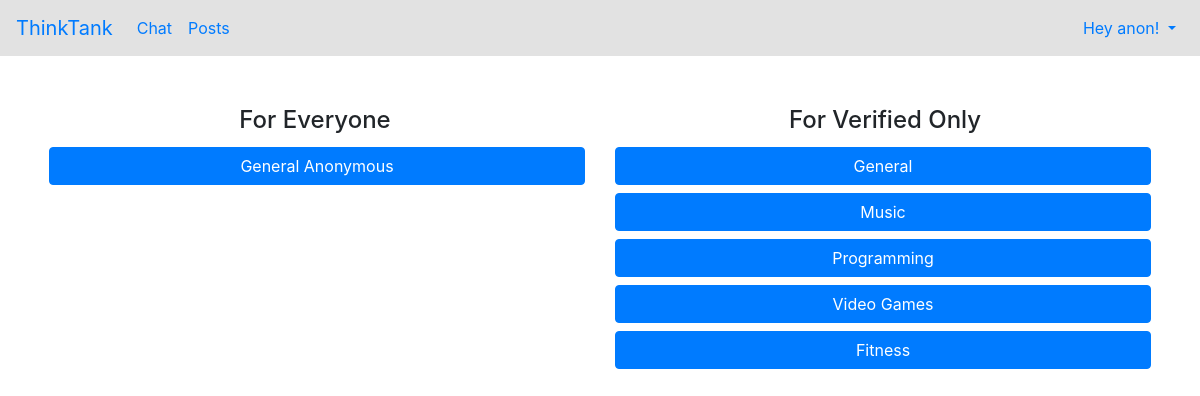
The page / on the database its author committed.
### chat/models.py (models this page shows)
class Room(models.Model):
    anonymous = models.BooleanField(default=False)
    name = models.TextField(blank=False, null=False)
    url = models.TextField(blank=False, null=False)
    class Meta:
        constraints = [
            models.UniqueConstraint(
                fields=['url', 'anonymous'],
                name='composite primary key',
            )
        ]
    def __str__(self):
        return f'{self.name}'

### chat/views.py (the view)
# urls.py: path('', HomeView.as_view(), name='home'),
class HomeView(View):
    def get(self, request: HttpRequest) -> HttpResponse:
        acs = rooms().filter(anonymous=True)
        cs = rooms().filter(anonymous=False)
        print(acs)
        print(cs)
        dictedrooms = [
            {
                'chatroom': c,
                'anonchatroom': ac,
            }
            for c, ac in zip_longest(cs, acs)
        ]
        for room in dictedrooms:
            print(f"{room['chatroom']} {room['anonchatroom']}")
        context = {
            'rooms': dictedrooms
        }
        return render(request, 'chat/main.html', context=context)

### chat/models.py (called while the page is built)
def rooms():
    return Room.objects

### templates/chat/main.html (shortened to what this page needs)
{% extends 'base.html' %}
{% block content %}
  <div class="container">
    <div class="row">
      <div class="col">
        <h4 class="w-100 text-center">For Everyone</h4>
      </div>
      <div class="col">
        <h4 class="w-100 text-center">For Verified Only</h4>
      </div>
    </div>
    {% for room in rooms %}
      <div class="row p-1">
        <div class="col">
          {% with room.anonchatroom as ac  %}
            {% if ac %}
              <a
                class="btn btn-primary w-100"
                href="{% url 'chat:anon' room=ac.url %}"
              >{{ ac.name }}</a>
            {% endif %}
          {% endwith %}
        </div>
        <div class="col">
          {% with room.chatroom as c %}
            {% if c %}
              <a
                class="btn btn-primary w-100"
                href="{% url 'chat:room' room=c.url %}"
              >{{ c.name }}</a>
            {% endif %}
          {% endwith %}
        </div>
      </div>
    {% endfor %}
  </div>
{% endblock %}

### rows shown on the page
Room: anonchatroom.name "General Anonymous", chatroom.name "General"
Room: chatroom.name "Music"
Room: chatroom.name "Programming"
Room: chatroom.name "Video Games"
Room: chatroom.name "Fitness"
